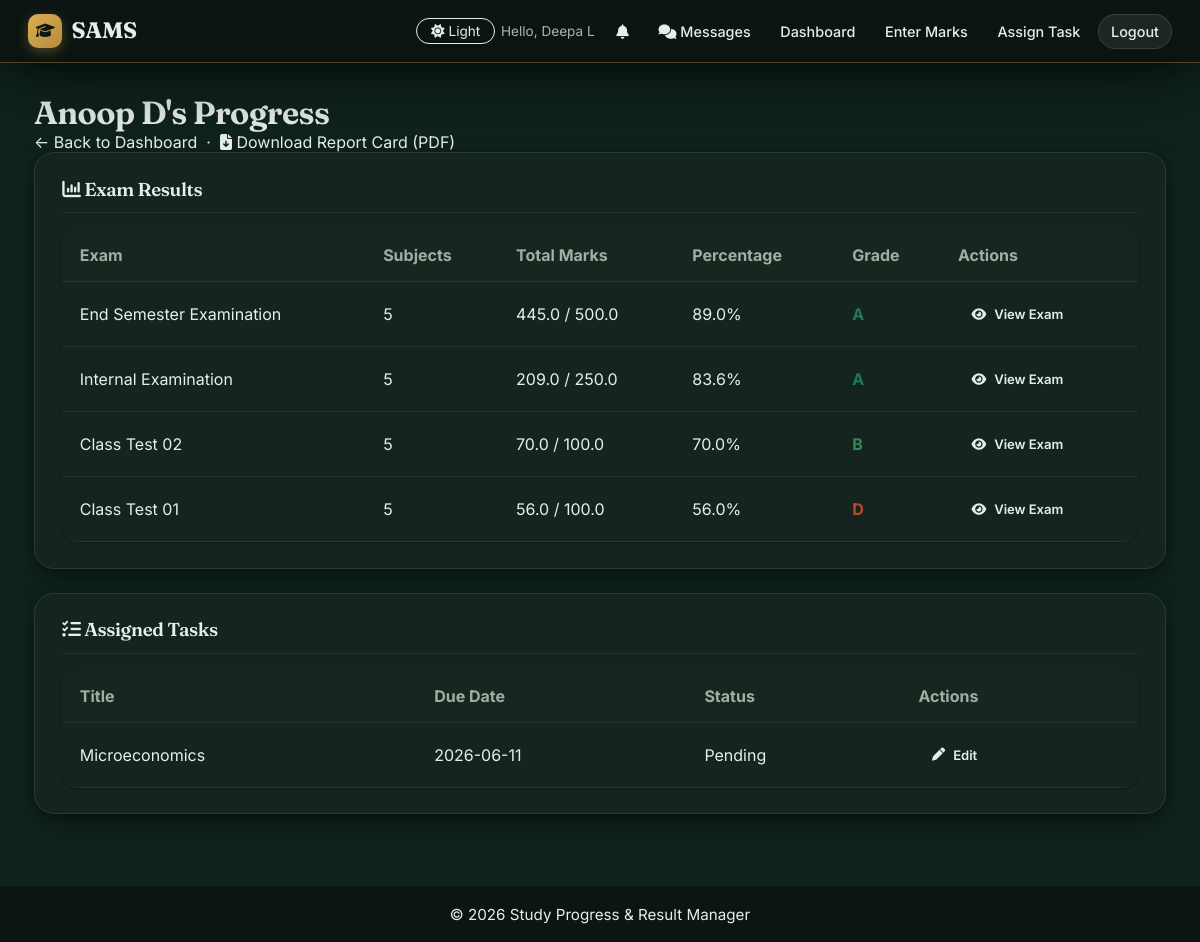
/teacher/student-progress/3 (signed in), run on the app's committed database.
### tables this page shows
CREATE TABLE "users" (
                id INTEGER PRIMARY KEY AUTOINCREMENT,
                username TEXT UNIQUE NOT NULL,
                password TEXT NOT NULL,
                role TEXT NOT NULL CHECK(role IN ('teacher', 'student', 'admin')),
                full_name TEXT NOT NULL,
                status TEXT NOT NULL CHECK(status IN ('pending', 'active', 'blocked')) DEFAULT 'pending',
                department TEXT,
                created_at TIMESTAMP DEFAULT CURRENT_TIMESTAMP
            , theme VARCHAR(10) DEFAULT 'light');

CREATE TABLE tasks (
            id INTEGER PRIMARY KEY AUTOINCREMENT,
            student_id INTEGER NOT NULL,
            teacher_id INTEGER NOT NULL,
            title TEXT NOT NULL,
            description TEXT,
            due_date DATE,
            is_completed INTEGER DEFAULT 0,
            created_at TIMESTAMP DEFAULT CURRENT_TIMESTAMP,
            FOREIGN KEY (student_id) REFERENCES users(id),
            FOREIGN KEY (teacher_id) REFERENCES users(id)
        );

### app.py (the view)
@app.route('/teacher/student-progress/<int:student_id>')
@login_required
@teacher_required
def student_progress(student_id):
    conn = get_db_connection()
    student = conn.execute(
        'SELECT * FROM users WHERE id = ?', (student_id,)
    ).fetchone()
    if not student:
        flash('Student not found.', 'error')
        conn.close()
        return redirect(url_for('teacher_dashboard'))
    study_logs = conn.execute('''
        SELECT sl.*, s.name as subject_name
        FROM study_logs sl
        JOIN subjects s ON sl.subject_id = s.id
        WHERE sl.student_id = ?
        ORDER BY sl.study_date DESC
    ''', (student_id,)).fetchall()
    exam_rows = conn.execute('''
        SELECT m.exam_name,
               COUNT(*) AS subject_count,
               SUM(m.marks_obtained) AS total_obtained,
               SUM(m.max_marks) AS total_max,
               MAX(m.created_at) AS last_entered
        FROM marks m
        WHERE m.student_id = ?
        GROUP BY m.exam_name
        ORDER BY last_entered DESC
    ''', (student_id,)).fetchall()
    exam_list = []
    for exam in exam_rows:
        percentage = (exam['total_obtained'] / exam['total_max']) * 100 if exam['total_max'] else 0
        exam_list.append({
            'exam_name': exam['exam_name'],
            'subject_count': exam['subject_count'],
            'total_obtained': exam['total_obtained'],
            'total_max': exam['total_max'],
            'percentage': round(percentage, 2),
            'grade': calculate_grade(percentage),
            'last_entered': exam['last_entered']
        })
    tasks = conn.execute('''
        SELECT t.*, u.full_name as student_name
        FROM tasks t
        JOIN users u ON t.student_id = u.id
        WHERE t.student_id = ? AND t.teacher_id = ?
        ORDER BY t.is_completed ASC, t.due_date ASC
    ''', (student_id, session['user_id'])).fetchall()
    conn.close()
    return render_template('student_progress.html',
                         student=student,
                         exam_list=exam_list,
                         tasks=tasks,
                         show_full_progress=True)

### app.py (called while the page is built)
def login_required(f):
    @wraps(f)
    def decorated_function(*args, **kwargs):
        if 'user_id' not in session:
            flash('Please log in to access this page.', 'error')
            return redirect(url_for('login'))
        return f(*args, **kwargs)
    return decorated_function

def teacher_required(f):
    @wraps(f)
    def decorated_function(*args, **kwargs):
        if session.get('role') != 'teacher':
            flash('This page is for teachers only.', 'error')
            return redirect(url_for('home'))
        return f(*args, **kwargs)
    return decorated_function

@app.context_processor
def inject_current_user():
    return {'current_user': CurrentUser(session)}

def calculate_grade(percentage):
    if percentage >= 90:
        return 'A+'
    elif percentage >= 80:
        return 'A'
    elif percentage >= 70:
        return 'B'
    elif percentage >= 60:
        return 'C'
    elif percentage >= 50:
        return 'D'
    else:
        return 'F'

@app.context_processor
def inject_unread_notifications():
    count = 0
    if 'user_id' in session:
        try:
            conn = get_db_connection()
            row = conn.execute(
                'SELECT COUNT(*) AS c FROM notifications WHERE user_id = ? AND is_read = 0',
                (session['user_id'],)
            ).fetchone()
            dm_row = conn.execute('''
                SELECT COUNT(*) AS c FROM direct_messages dm
                JOIN conversations conv ON conv.id = dm.conversation_id
                WHERE (conv.user_a = ? OR conv.user_b = ?) AND dm.sender_id != ? AND dm.is_read = 0
            ''', (session['user_id'], session['user_id'], session['user_id'])).fetchone()
            conn.close()
            count = (row['c'] if row else 0) + (dm_row['c'] if dm_row else 0)
        except Exception:
            count = 0
    return {'unread_count': count}

    @property
    def is_authenticated(self):
        return bool(self.id)

### database.py (called while the page is built)
def get_db_connection():
    conn = sqlite3.connect(DATABASE)
    conn.row_factory = sqlite3.Row  # This lets us access columns by name
    return conn

### templates/student_progress.html (shortened to what this page needs)
{% extends 'base.html' %}
{% block content %}
<h1>{{ student.full_name }}'s Progress</h1>
<p><a href="{{ url_for('teacher_dashboard') }}">&larr; Back to Dashboard</a>
   &nbsp;·&nbsp; <a href="{{ url_for('teacher_report_card', student_id=student.id) }}"><i class="fa-solid fa-file-arrow-down"></i> Download Report Card (PDF)</a></p>
{% if show_full_progress %}
<div class="card">
    <h3><i class="fa-solid fa-chart-column"></i> Exam Results</h3>
    {% if selected_exam %}
        <p>Showing results for <strong>{{ selected_exam }}</strong>.</p>
        {% if exam_results %}
            <table class="data-table">
                <thead>
                    <tr>
                        <th>Subject</th>
                        <th>Marks</th>
                        <th>Percentage</th>
                        <th>Grade</th>
                        <th>Edit</th>
                    </tr>
                </thead>
                <tbody>
                    {% for result in exam_results %}
                    <tr>
                        <td>{{ result.subject_name }}</td>
                        <td>{{ result.marks_obtained }} / {{ result.max_marks }}</td>
                        <td>{{ result.percentage }}%</td>
                        <td class="grade-{{ result.grade }}">{{ result.grade }}</td>
                        <td>
                            {% if result.can_edit %}
                                <a href="{{ url_for('edit_mark', mark_id=result.id) }}" class="btn btn-small"><i class="fa-solid fa-pen"></i> Edit</a>
                            {% endif %}
                        </td>
                    </tr>
                    {% endfor %}
                </tbody>
            </table>
            <p><a href="{{ url_for('student_progress', student_id=student.id) }}" class="btn btn-secondary"><i class="fa-solid fa-arrow-left-long"></i> Back to exams</a></p>
        {% else %}
            <p class="empty-state">No results found for this exam.</p>
            <p><a href="{{ url_for('student_progress', student_id=student.id) }}" class="btn btn-secondary"><i class="fa-solid fa-arrow-left-long"></i> Back to exams</a></p>
        {% endif %}
    {% else %}
        {% if exam_list %}
            <table class="data-table">
                <thead>
                    <tr>
                        <th>Exam</th>
                        <th>Subjects</th>
                        <th>Total Marks</th>
                        <th>Percentage</th>
                        <th>Grade</th>
                        <th>Actions</th>
                    </tr>
                </thead>
                <tbody>
                    {% for exam in exam_list %}
                    <tr>
                        <td>{{ exam.exam_name }}</td>
                        <td>{{ exam.subject_count }}</td>
                        <td>{{ exam.total_obtained }} / {{ exam.total_max }}</td>
                        <td>{{ exam.percentage }}%</td>
                        <td class="grade-{{ exam.grade }}">{{ exam.grade }}</td>
                        <td>
                            <a href="{{ url_for('student_progress_exam', student_id=student.id, exam_name=exam.exam_name) }}" class="btn btn-small"><i class="fa-solid fa-eye"></i> View Exam</a>
                        </td>
                    </tr>
                    {% endfor %}
                </tbody>
            </table>
        {% else %}
            <p class="empty-state">No exam results yet.</p>
        {% endif %}
    {% endif %}
</div>
{% if not selected_exam %}
<div class="card">
    <h3><i class="fa-solid fa-list-check"></i> Assigned Tasks</h3>
    {% if tasks %}
        <table class="data-table">
            <thead>
                <tr>
                    <th>Title</th>
                    <th>Due Date</th>
                    <th>Status</th>
                    <th>Actions</th>
                </tr>
            </thead>
            <tbody>
                {% for task in tasks %}
                <tr>
                    <td>{{ task.title }}</td>
                    <td>{{ task.due_date or '-' }}</td>
                    <td>{{ 'Completed' if task.is_completed else 'Pending' }}</td>
                    <td>
                        <a href="{{ url_for('edit_task', task_id=task.id) }}" class="btn btn-small"><i class="fa-solid fa-pen"></i> Edit</a>
                    </td>
                </tr>
                {% endfor %}
            </tbody>
        </table>
    {% else %}
        <p class="empty-state">No tasks assigned by you yet.</p>
    {% endif %}
</div>
{% endif %}
{% endif %}
{% endblock %}

### templates/base.html (style rules this page uses)
body.dark { background: #10231e !important; }

### data on the page
users: full_name "Anoop D"
tasks: title "Microeconomics", due_date "2026-06-11", is_completed "Pending"

### other printed values
{{ session.get('full_name') }} "Deepa L"
{{ exam.exam_name }} "End Semester Examination" "Internal Examination" "Class Test 02" "Class Test 01"
{{ exam.subject_count }} "5" "5" "5" "5"
{{ exam.total_obtained }} "445.0" "209.0" "70.0" "56.0"
{{ exam.total_max }} "500.0" "250.0" "100.0" "100.0"
{{ exam.percentage }} "89.0" "83.6" "70.0" "56.0"
{{ exam.grade }} "A" "A" "B" "D"
